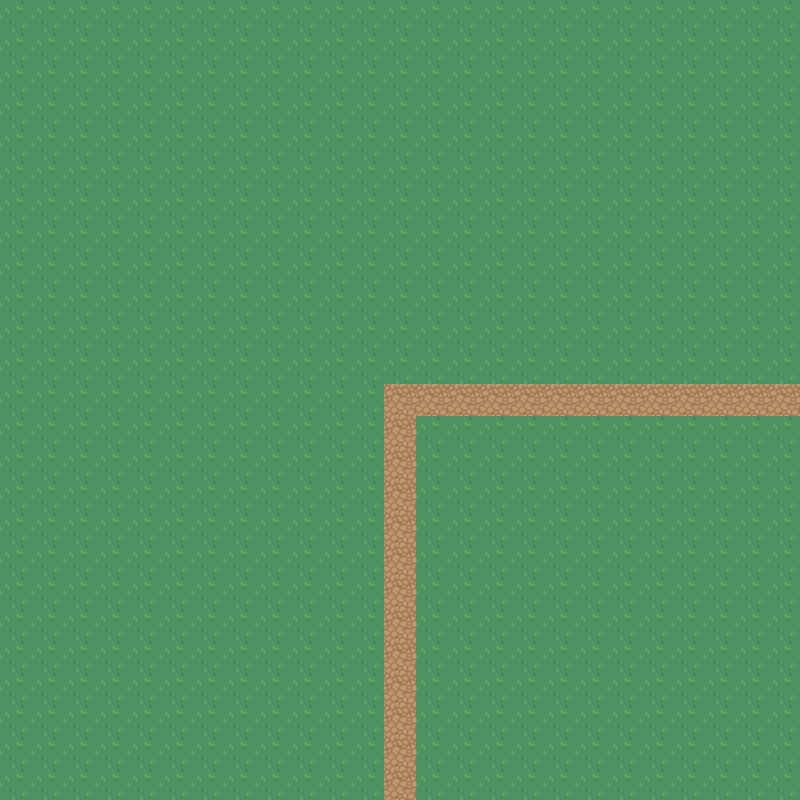

Rendered tile map (Tiled .tmx) drawn with the repository's tilesets; below, a short description and the map source with its tile grids summarised:
An orthogonal 50x50 tile map with 16x16 px tiles, 2 tile layers (background, path) and 3 objects (2x tp, player).

<map version="1.10" tiledversion="1.10.2" orientation="orthogonal" renderorder="right-down" width="50" height="50" tilewidth="16" tileheight="16" infinite="0" nextlayerid="5" nextobjectid="4">
 <tileset firstgid="1" source="nature.tsx" />
 <layer id="1" name="background" width="50" height="50">
  <data>[2500 cells, 2500 non-empty, 4 distinct tile ids]</data>
 </layer>
 <layer id="2" name="path" width="50" height="50">
  <data>[2500 cells, 100 non-empty, 4 distinct tile ids]</data>
 </layer>
 <objectgroup id="3" name="tp">
  <object id="1" name="7" type="tp" x="384" y="768" width="32" height="32">
   <properties>
    <property name="collision" type="bool" value="true" />
   </properties>
  </object>
  <object id="2" name="1" type="tp" x="768" y="384" width="32" height="32">
   <properties>
    <property name="collision" type="bool" value="true" />
   </properties>
  </object>
 </objectgroup>
 <objectgroup id="4" name="player">
  <object id="3" name="player" x="394" y="396">
   <point />
  </object>
 </objectgroup>
</map>
